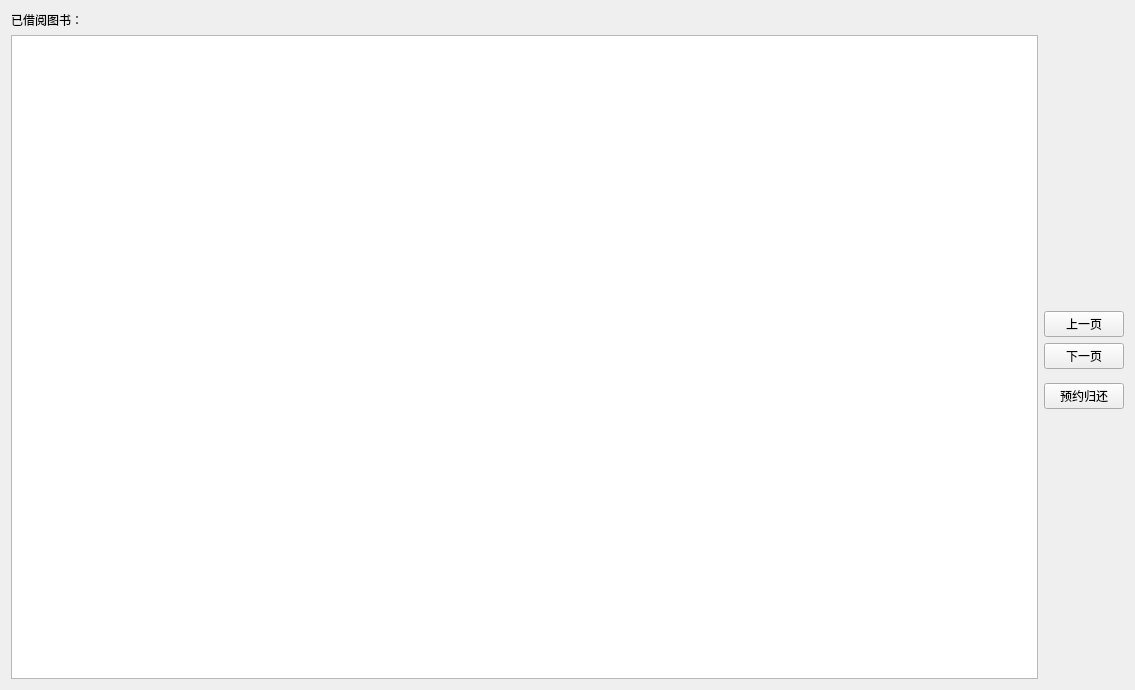
              <widget class="QWidget" name="scrollAreaWidgetContents_5">
               <property name="geometry">
                <rect>
                 <x>0</x>
                 <y>0</y>
                 <width>1135</width>
                 <height>690</height>
                </rect>
               </property>
               <layout class="QGridLayout" name="gridLayout_39">
                <item row="0" column="0">
                 <widget class="QLabel" name="label_6">
                  <property name="text">
                   <string>已借阅图书：</string>
                  </property>
                 </widget>
                </item>
                <item row="1" column="0" rowspan="6">
                 <widget class="QTableWidget" name="searchResult_2"/>
                </item>
                <item row="1" column="1">
                 <spacer name="verticalSpacer_14">
                  <property name="orientation">
                   <enum>Qt::Vertical</enum>
                  </property>
                  <property name="sizeHint" stdset="0">
                   <size>
                    <width>20</width>
                    <height>308</height>
                   </size>
                  </property>
                 </spacer>
                </item>
                <item row="2" column="1">
                 <widget class="QPushButton" name="pushButton_8">
                  <property name="text">
                   <string>上一页</string>
                  </property>
                 </widget>
                </item>
                <item row="3" column="1">
                 <widget class="QPushButton" name="pushButton_7">
                  <property name="text">
                   <string>下一页</string>
                  </property>
                 </widget>
                </item>
                <item row="4" column="1">
                 <spacer name="verticalSpacer_8">
                  <property name="orientation">
                   <enum>Qt::Vertical</enum>
                  </property>
                  <property name="sizeHint" stdset="0">
                   <size>
                    <width>20</width>
                    <height>45</height>
                   </size>
                  </property>
                 </spacer>
                </item>
                <item row="5" column="1">
                 <widget class="QPushButton" name="appointreturnpushbutton">
                  <property name="text">
                   <string>预约归还</string>
                  </property>
                 </widget>
                </item>
                <item row="6" column="1">
                 <spacer name="verticalSpacer_15">
                  <property name="orientation">
                   <enum>Qt::Vertical</enum>
                  </property>
                  <property name="sizeHint" stdset="0">
                   <size>
                    <width>20</width>
                    <height>308</height>
                   </size>
                  </property>
                 </spacer>
                </item>
               </layout>
              </widget>
